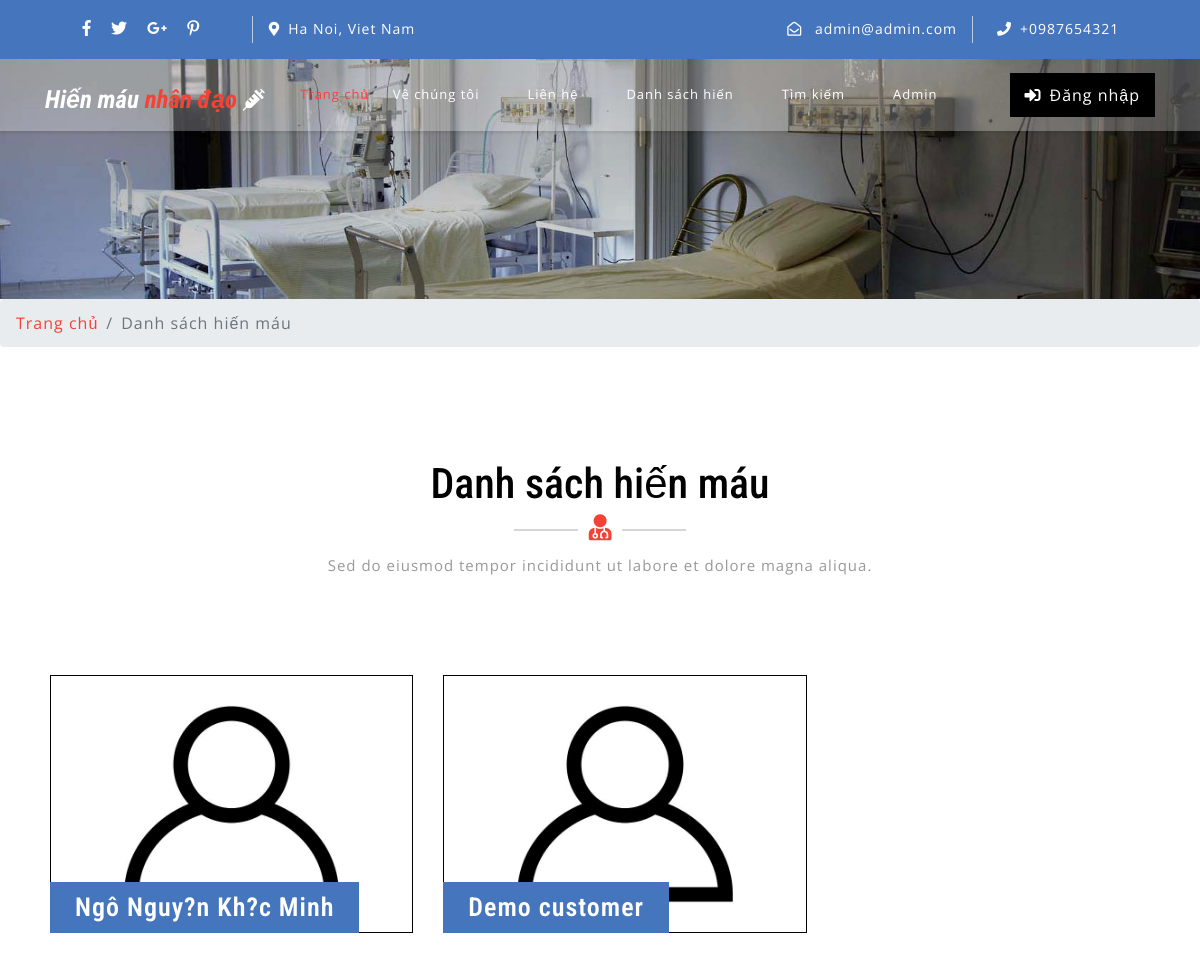
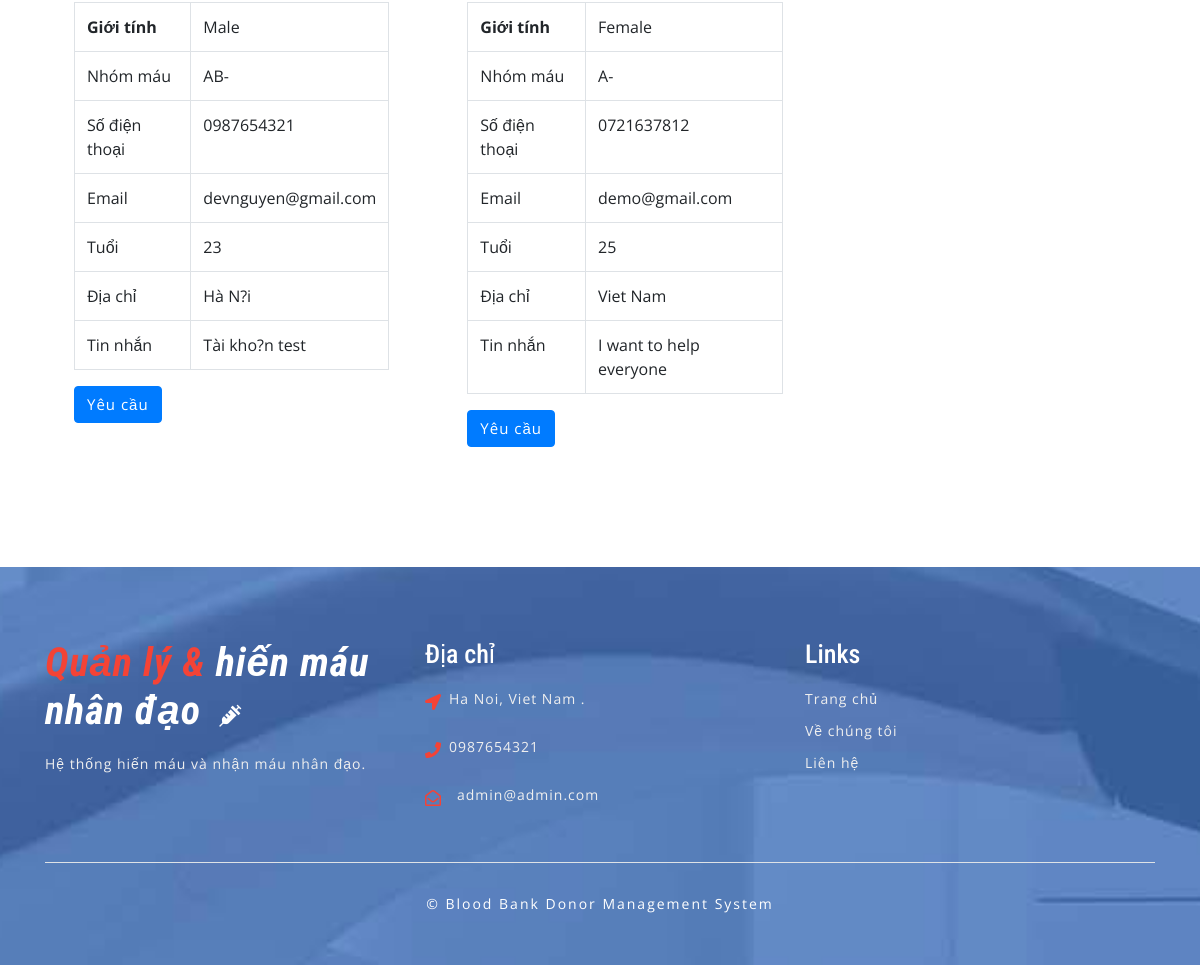
Page /donor-list.php on the committed database (2 pictures, top to bottom).
### tables this page shows
CREATE TABLE `tblcontactusinfo` (
  `id` int(11) NOT NULL,
  `Address` tinytext DEFAULT NULL,
  `EmailId` varchar(255) DEFAULT NULL,
  `ContactNo` char(11) DEFAULT NULL
);

CREATE TABLE `tblblooddonars` (
  `id` int(11) NOT NULL,
  `FullName` varchar(100) DEFAULT NULL,
  `MobileNumber` char(11) DEFAULT NULL,
  `EmailId` varchar(100) DEFAULT NULL,
  `Gender` varchar(20) DEFAULT NULL,
  `Age` int(11) DEFAULT NULL,
  `BloodGroup` varchar(20) DEFAULT NULL,
  `Address` varchar(255) DEFAULT NULL,
  `Message` mediumtext DEFAULT NULL,
  `PostingDate` timestamp NOT NULL DEFAULT current_timestamp(),
  `status` int(1) DEFAULT NULL,
  `Password` varchar(250) DEFAULT NULL
);

### donor-list.php (the view, shortened to what this page needs)
<?php
include('includes/config.php');
?>
<!DOCTYPE html>
<html lang="zxx">
<head>
	<link rel="stylesheet" href="css/bootstrap.css">
	<link rel="stylesheet" href="css/style.css" type="text/css" media="all" />
	<link rel="stylesheet" href="css/fontawesome-all.css">
</head>
<body>
	<?php include('includes/header.php');?>
	<div class="inner-banner-w3ls">
	</div>
	<div class="breadcrumb-agile">
		<div aria-label="breadcrumb">
			<ol class="breadcrumb">
				<li class="breadcrumb-item">
					<a href="index.php">Trang chủ</a>
				</li>
				<li class="breadcrumb-item active" aria-current="page">Danh sách hiến máu</li>
			</ol>
		</div>
	</div>
	<div class="agileits-contact py-5">
		<div class="py-xl-5 py-lg-3">
			<div class="w3ls-titles text-center mb-5">
				<h3 class="title">Danh sách hiến máu</h3>
				<span>
					<i class="fas fa-user-md"></i>
				</span>
				<p class="mt-2">Sed do eiusmod tempor incididunt ut labore et dolore magna aliqua.</p>
			</div>
			<div class="d-flex">
				<div class="row package-grids mt-5" style="padding-left: 50px;">
				<?php
$status=1;
$sql = "SELECT * from tblblooddonars where status=:status";
$query = $dbh -> prepare($sql);
$query->bindParam(':status',$status,PDO::PARAM_STR);
$query->execute();
$results=$query->fetchAll(PDO::FETCH_OBJ);
if($query->rowCount() > 0)
{
foreach($results as $result)
{ ?>
				<div class="col-md-4 pricing">
					<div class="price-top">
							<img src="images/blood-donor.jpg" alt="Blood Donot" style="border:1px #000 solid" class="img-fluid" />
						<h3><?php echo htmlentities($result->FullName);?>
						</h3>
					</div>
					<div class="price-bottom p-4">
<table class="table table-bordered">
    <tbody>
      <tr>
        <th>Giới tính</th>
        <td><?php echo htmlentities($result->Gender);?></td>
      </tr>
      <tr>
        <td>Nhóm máu</td>
        <td><?php echo htmlentities($result->BloodGroup);?></td>
      </tr>
      <tr>
        <td>Số điện thoại</td>
        <td><?php echo htmlentities($result->MobileNumber);?></td>
      </tr>
         <tr>
        <td>Email</td>
        <td><?php echo htmlentities($result->EmailId);?></td>
      </tr>
               <tr>
        <td>Tuổi</td>
        <td><?php echo htmlentities($result->Age);?></td>
      </tr>
        <tr>
        <td>Địa chỉ</td>
        <td><?php echo htmlentities($result->Address);?></td>
      </tr>
<tr>
        <td>Tin nhắn</td>
        <td><?php echo htmlentities($result->Message);?></td>
      </tr>
    </tbody>
</table>
<a class="btn btn-primary" style="color:#fff"  href="contact-blood.php?cid=<?php echo $result->id;?>">Yêu cầu</a>
					</div>
				</div><br>
			<?php }} ?>
			</div>
			</div>
		</div>
	</div>
	<?php include('includes/footer.php');?>
</body>
</html>

### includes/header.php (shortened to what this page needs)
    <header>
        <div class="top-bar py-3">
            <div class="container">
                <div class="row">
                    <div class="col-lg-7 top-social-agile">
                        <div class="row">
                            <ul class="col-lg-4 col-6 top-right-info text-center">
                                <li>
                                    <a href="#">
                                        <i class="fab fa-facebook-f"></i>
                                    </a>
                                </li>
                                <li class="mx-3">
                                    <a href="#">
                                        <i class="fab fa-twitter"></i>
                                    </a>
                                </li>
                                <li>
                                    <a href="#">
                                        <i class="fab fa-google-plus-g"></i>
                                    </a>
                                </li>
                                <li class="ml-3">
                                    <a href="#">
                                        <i class="fab fa-pinterest-p"></i>
                                    </a>
                                </li>
                            </ul><?php
$sql = "SELECT * from tblcontactusinfo";
$query = $dbh -> prepare($sql);
$query->execute();
$results=$query->fetchAll(PDO::FETCH_OBJ);
if($query->rowCount() > 0)
{
foreach($results as $result)
{ ?>
                            <div class="col-6 header-top_w3layouts pl-3 text-lg-left text-center">
                                <p class="text-white">
                                    <i class="fas fa-map-marker-alt mr-2"></i><?php  echo $result->Address; ?></p>
                            </div>
                        </div>
                    </div>
                    <div class="col-lg-5 top-social-agile text-lg-right text-center">
                        <div class="row">
                            <div class="col-lg-7 col-6 top-w3layouts">
                                <p class="text-white">
                                    <i class="far fa-envelope-open mr-2"></i>
                                    <a href="mailto:info@example.com" class="text-white"><?php  echo $result->EmailId; ?></a>
                                </p>
                            </div>
                            <div class="col-lg-5 col-6 header-w3layouts pl-4 text-lg-left">
                                <p class="text-white">
                                    <i class="fas fa-phone mr-2"></i>+<?php  echo $result->ContactNo; ?></p>
                            </div>
                        </div><?php } } ?>
                    </div>
                </div>
            </div>
        </div>
    </header>
    <div id="home">
        <div class="main-top py-1">
            <nav class="navbar navbar-expand-lg navbar-light fixed-navi">
                <div class="container">
                    <h1>
                        <a class="navbar-brand font-weight-bold font-italic" href="index.php" style="font-size: 25px">
                            <span>Hiến máu</span> nhân đạo
                            <i class="fas fa-syringe"></i>
                        </a>
                    </h1>
                    <div class="collapse navbar-collapse text-center" id="navbarSupportedContent">
                        <ul class="navbar-nav ml-lg-auto">
                            <li class="nav-item active mt-lg-0 mt-3">
                                <a class="nav-link" href="index.php" style="font-size: 13px">Trang chủ
                                </a>
                            </li>
                            <li class="nav-item mx-lg-4 my-lg-0 my-3">
                                <a class="nav-link" href="about.php" style="font-size: 13px">Vê chúng tôi</a>
                            </li>
                            <li class="nav-item mx-lg-4 my-lg-0 my-3">
                                <a class="nav-link" href="contact.php" style="font-size: 13px">Liên hệ</a>
                            </li>
                            <li class="nav-item mx-lg-4 my-lg-0 my-3">
                                <a class="nav-link" href="donor-list.php" style="font-size: 13px">Danh sách hiến</a>
                            </li>
                            <li class="nav-item mx-lg-4 my-lg-0 my-3">
                                <a class="nav-link" href="search-donor.php" style="font-size: 13px">Tìm kiếm</a>
                            </li>
                            <?php if (strlen($_SESSION['bbdmsdid']==0)) {?>
                            <li class="nav-item mx-lg-4 my-lg-0 my-3">
                                <a class="nav-link" href="admin/index.php" style="font-size: 13px">Admin</a>
                            </li>
                        </ul>
                        <a href="login.php" class="login-button ml-lg-5 mt-lg-0 mt-4 mb-lg-0 mb-3" >
                            <i class="fas fa-sign-in-alt mr-2"></i>Đăng nhập</a><?php } ?>
                    </div>
                </div>
            </nav>
        </div>
    </div>

### includes/footer.php (shortened to what this page needs)
<footer>
    <div class="w3ls-footer-grids pt-sm-4 pt-3">
      <div class="container py-xl-5 py-lg-3">
        <div class="row">
          <div class="col-md-4 w3l-footer">
            <h2 class="mb-sm-3 mb-2">
              <a href="index.php" class="text-white font-italic font-weight-bold">
                <span>Quản lý & </span>hiến máu nhân đạo
                <i class="fas fa-syringe ml-2"></i>
              </a>
            </h2>
            <p>Hệ thống hiến máu và nhận máu nhân đạo.</p>
          </div>
          <div class="col-md-4 w3l-footer my-md-0 my-4">
            <h3 class="mb-sm-3 mb-2 text-white">Địa chỉ</h3>
            <ul class="list-unstyled">
              <?php
$sql = "SELECT * from tblcontactusinfo";
$query = $dbh -> prepare($sql);
$query->execute();
$results=$query->fetchAll(PDO::FETCH_OBJ);
if($query->rowCount() > 0)
{
foreach($results as $result)
{ ?>
              <li>
                <i class="fas fa-location-arrow float-left"></i>
                <p class="ml-4">
                  <span><?php  echo $result->Address; ?>. </p>
                <div class="clearfix"></div>
              </li>
              <li class="my-3">
                <i class="fas fa-phone float-left"></i>
                <p class="ml-4"><?php  echo $result->ContactNo; ?></p>
                <div class="clearfix"></div>
              </li>
              <li>
                <i class="far fa-envelope-open float-left"></i>
                <a href="mailto:info@example.com" class="ml-3"><?php  echo $result->EmailId; ?></a>
                <div class="clearfix"></div>
              </li>
            <?php } } ?></ul>
          </div>
          <div class="col-md-4 w3l-footer">
            <h3 class="mb-sm-3 mb-2 text-white">Links</h3>
            <div class="nav-w3-l">
              <ul class="list-unstyled">
                <li>
                  <a href="index.php">Trang chủ</a>
                </li>
                <li class="mt-2">
                  <a href="about.php">Về chúng tôi</a>
                </li>
                <li class="mt-2">
                  <a href="contact.php">Liên hệ</a>
                </li>
              </ul>
            </div>
          </div>
        </div>
        <div class="border-top mt-5 pt-lg-4 pt-3 pb-lg-0 pb-3 text-center">
          <p class="copy-right-grids mt-lg-1">©  Blood Bank Donor Management System
          </p>
        </div>
      </div>
    </div>
  </footer>

### css/style.css (style rules this page uses)
body { padding: 0; margin: 0; background: #FFF; font-family: 'Open Sans', sans-serif; }
body a { transition: 0.5s all; -webkit-transition: 0.5s all; -moz-transition: 0.5s all; -o-transition: 0.5s all; -ms-transition: 0.5s all; text-decoration: none; }
h1, h2, h3, h4, h5, h6 { margin: 0; padding: 0; font-family: 'Roboto Condensed', sans-serif; }
p { margin: 0; padding: 0; font-family: 'Open Sans', sans-serif; font-size: 15px; letter-spacing: 1px; line-height: 1.9; color: #999; }
ul, ol { margin: 0; padding: 0; }
.top-bar { background: #4575bd; }
.top-right-info li i { color: #fff; transition: 0.5s all; -webkit-transition: 0.5s all; -moz-transition: 0.5s all; -o-transition: 0.5s all; -ms-transition: 0.5s all; }
.top-right-info li { display: inline-block; }
.header-top_w3layouts p, .header-w3layouts p, .top-w3layouts p { font-size: 14px; }
.header-top_w3layouts, .header-w3layouts { border-left: 1px solid rgba(255, 255, 255, 0.63); }
div#home { position: relative; }
.main-top { position: absolute; z-index: 999; width: 100%; background: rgba(255, 255, 255, 0.26); box-shadow: 0 2px 3px 0 rgba(0, 0, 0, 0.1); -webkit-transition: background-color .1s ease-in-out; -moz-transition: background-color .1s ease-in-out; -ms-transition: background-color .1s ease-in-out; -o-transition: background-color .1s ease-in-out; transition: background-color .1s ease-in-out; }
.navbar-light .navbar-nav .nav-link { padding: 0; color: #fff; background: transparent; font-size: 16px; letter-spacing: 1px; }
.navbar-light .navbar-nav .show>.nav-link, .navbar-light .navbar-nav .active>.nav-link, .navbar-light .navbar-nav .nav-link.show, .navbar-light .navbar-nav .nav-link.active, .navbar-light .navbar-nav .nav-link:hover, .navbar-light .navbar-nav .nav-link:focus { color: #f44336; }
nav.fixed-navi ul { list-style: none; margin: 0; padding: 0; }
nav.fixed-navi ul li { float: left; }
a.navbar-brand { color: #f44336; font-size: 50px; padding: 0; }
.navbar-light .navbar-brand, .navbar-light .navbar-brand:hover, .navbar-light .navbar-brand:focus, .w3l-footer h2 a span { color: #f44336; }
a.navbar-brand span { color: #fff; }
a.navbar-brand i, .w3l-footer h2 a i { color: #fff; font-size: 22px; }
a.login-button { color: #fff; letter-spacing: 1px; font-size: 16px; padding: 10px 15px; background: #000; display: inline-block; }
h3.title { color: #000; font-size: 42px; }
.w3ls-titles span { position: relative; }
.w3ls-titles span:before { content: " "; background: #d6d6d6; width: 64px; height: 2px; position: absolute; top: 9px; left: -75px; }
.w3ls-titles span:after { content: " "; background: #d6d6d6; width: 64px; height: 2px; position: absolute; top: 9px; right: -75px; }
.w3ls-titles i { color: #f44336; font-size: 26px; margin-top: 5px; }
.pricing { -webkit-transition: all 0.5s; -moz-transition: all 0.5s; -o-transition: all 0.5s; -ms-transition: all 0.5s; transition: all 0.5s; }
.price-top { position: relative; }
.price-top h3 { font-size: 26px; color: #fff; position: absolute; background: #4575bd; padding: 10px 25px; bottom: 0; letter-spacing: 1px; text-align: center; font-weight: 600; }
.price-bottom { background: #fff; }
.price-bottom a { color: #999; letter-spacing: 1px; font-size: 15px; }
footer { background: url(../images/bg3.jpg) no-repeat center fixed; background-size: cover; -webkit-background-size: cover; -moz-background-size: cover; -o-background-size: cover; -moz-background-size: cover; }
.w3l-footer h2 a { font-size: 40px; letter-spacing: 1px; }
.w3l-footer h3 { font-size: 26px; }
.w3l-footer p, .w3l-footer p a, .w3l-footer ul li a { font-size: 14px; color: #efefef; letter-spacing: 1px; }
.w3l-footer ul li i { color: #f44336; line-height: 2; }
p.copy-right-grids { font-size: 14px; color: #fff; letter-spacing: 2px; }
.inner-banner-w3ls { background: url(../images/banner3.jpg) no-repeat center; background-size: cover; -webkit-background-size: cover; -moz-background-size: cover; -o-background-size: cover; -moz-background-size: cover; height: 20vw; }
.breadcrumb li a { color: #f44336; }
.breadcrumb li { letter-spacing: 1px; color: #000; }

### rows in the picture
tblcontactusinfo: Address "Ha Noi, Viet Nam", EmailId "admin@admin.com", ContactNo "0987654321"
tblblooddonars: FullName "Ngô Nguy?n Kh?c Minh", Gender "Male", BloodGroup "AB-", MobileNumber "0987654321", EmailId "devnguyen@gmail.com", Age "23", Address "Hà N?i", Message "Tài kho?n test"
tblblooddonars: FullName "Demo customer", Gender "Female", BloodGroup "A-", MobileNumber "0721637812", EmailId "demo@gmail.com", Age "25", Address "Viet Nam", Message "I want to help everyone"
